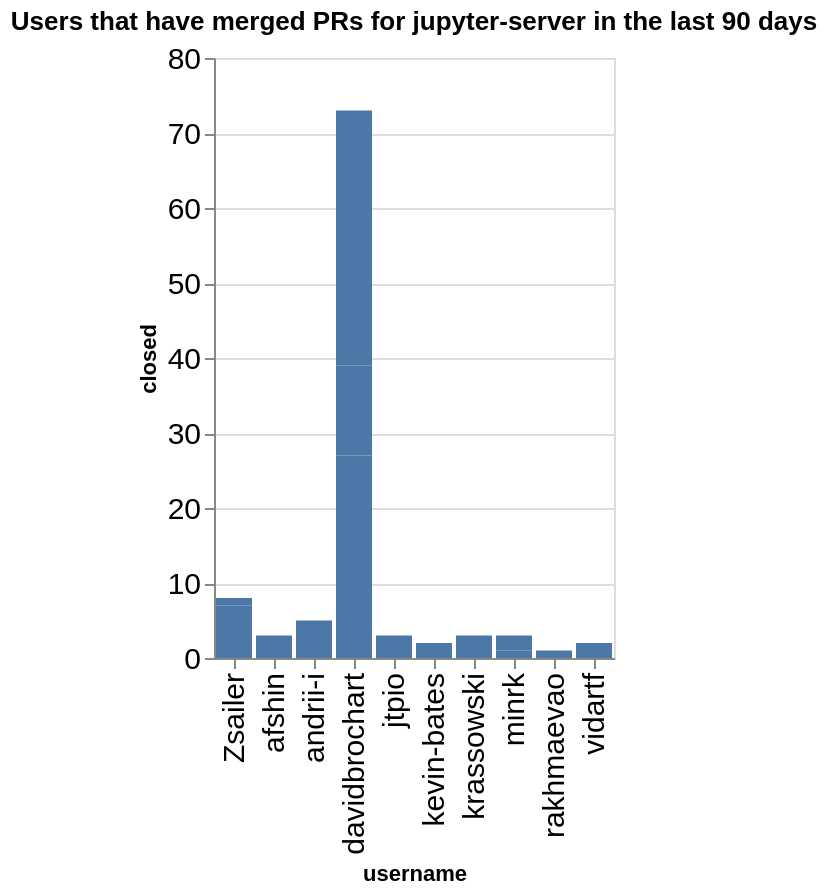

Notebook code cell kept with this figure:
### Code cell
charts = []
title = f"Users that have merged PRs for {github_org} in the last {n_days} days"
ch = alt.Chart(data=closed_by_repo.replace(np.nan, 0), title=title).mark_bar().encode(
    x='username',
    y='closed',
)
ch

### Figure 1 — Vega-Lite specification as saved in the notebook (floating-point values rounded to 4 significant figures)
{"config": {"axisLeft": {"labelFontSize": 15}, "axisBottom": {"labelFontSize": 15}}, "data": {"name": "data-9543f04838be1fbb6da88e652a7de5f2"}, "mark": {"type": "bar"}, "encoding": {"x": {"field": "username", "type": "nominal"}, "y": {"field": "closed", "type": "quantitative"}}, "title": "Users that have merged PRs for jupyter-server in the last 90 days", "$schema": "https://vega.github.io/schema/vega-lite/v5.20.1.json", "datasets": {"data-9543f04838be1fbb6da88e652a7de5f2": [{"name": "fps", "username": "Zsailer", "closed": 2}, {"name": "fps", "username": "davidbrochart", "closed": 27}, {"name": "gateway_provisioners", "username": "kevin-bates", "closed": 2}, {"name": "jupyter-scheduler", "username": "andrii-i", "closed": 5}, {"name": "jupyter_releaser", "username": "jtpio", "closed": 3}, {"name": "jupyter_releaser", "username": "krassowski", "closed": 2}, {"name": "jupyter_server", "username": "Zsailer", "closed": 5}, {"name": "jupyter_server", "username": "afshin", "closed": 3}, {"name": "jupyter_server", "username": "minrk", "closed": 1}, {"name": "jupyter_server", "username": "vidartf", "closed": 2}, {"name": "jupyter_server_terminals", "username": "Zsailer", "closed": 1}, {"name": "jupyter_ydoc", "username": "davidbrochart", "closed": 12}, {"name": "jupyter_ydoc", "username": "krassowski", "closed": 1}, {"name": "jupyverse", "username": "davidbrochart", "closed": 34}, {"name": "jupyverse", "username": "rakhmaevao", "closed": 1}, {"name": "pytest-jupyter", "username": "minrk", "closed": 2}]}}
